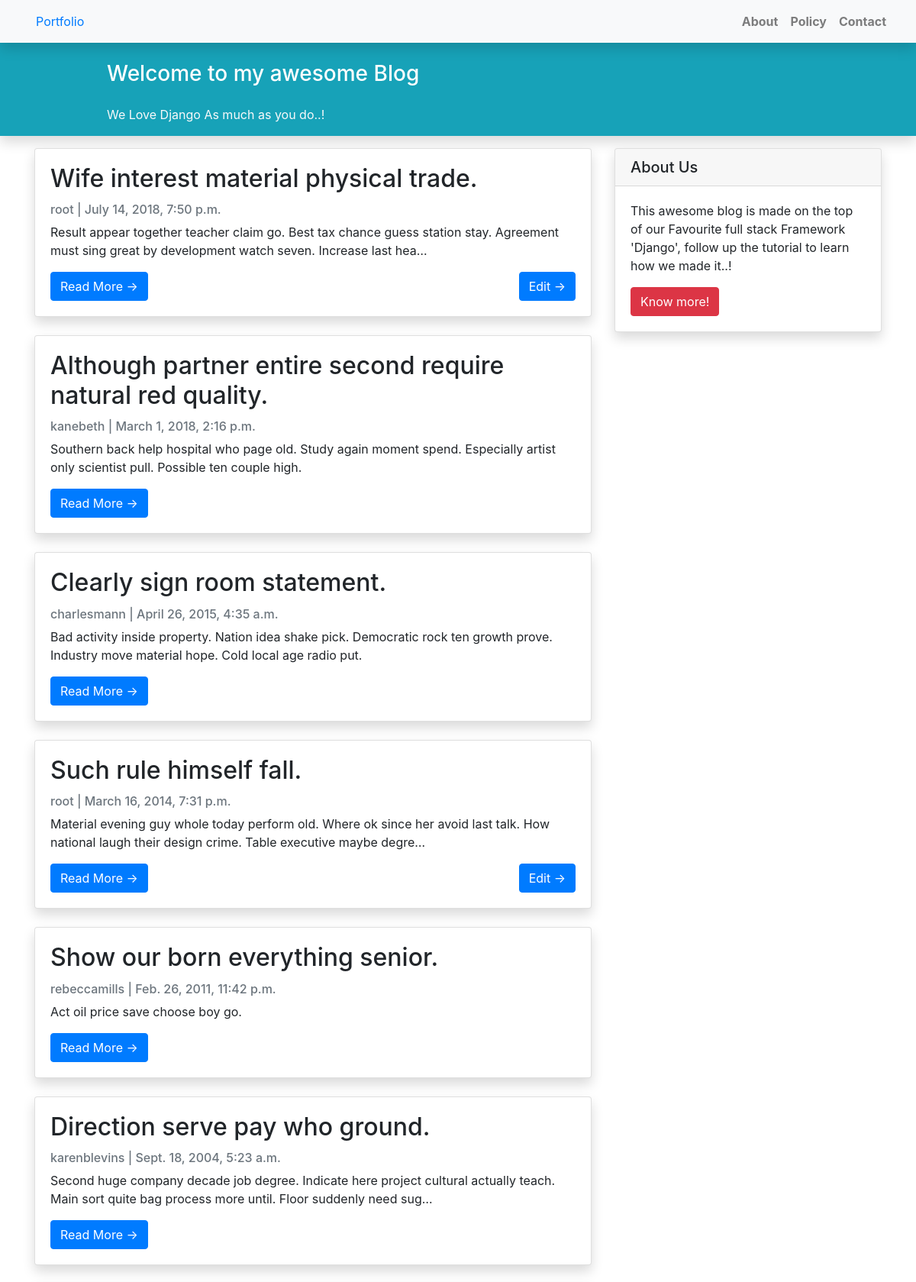
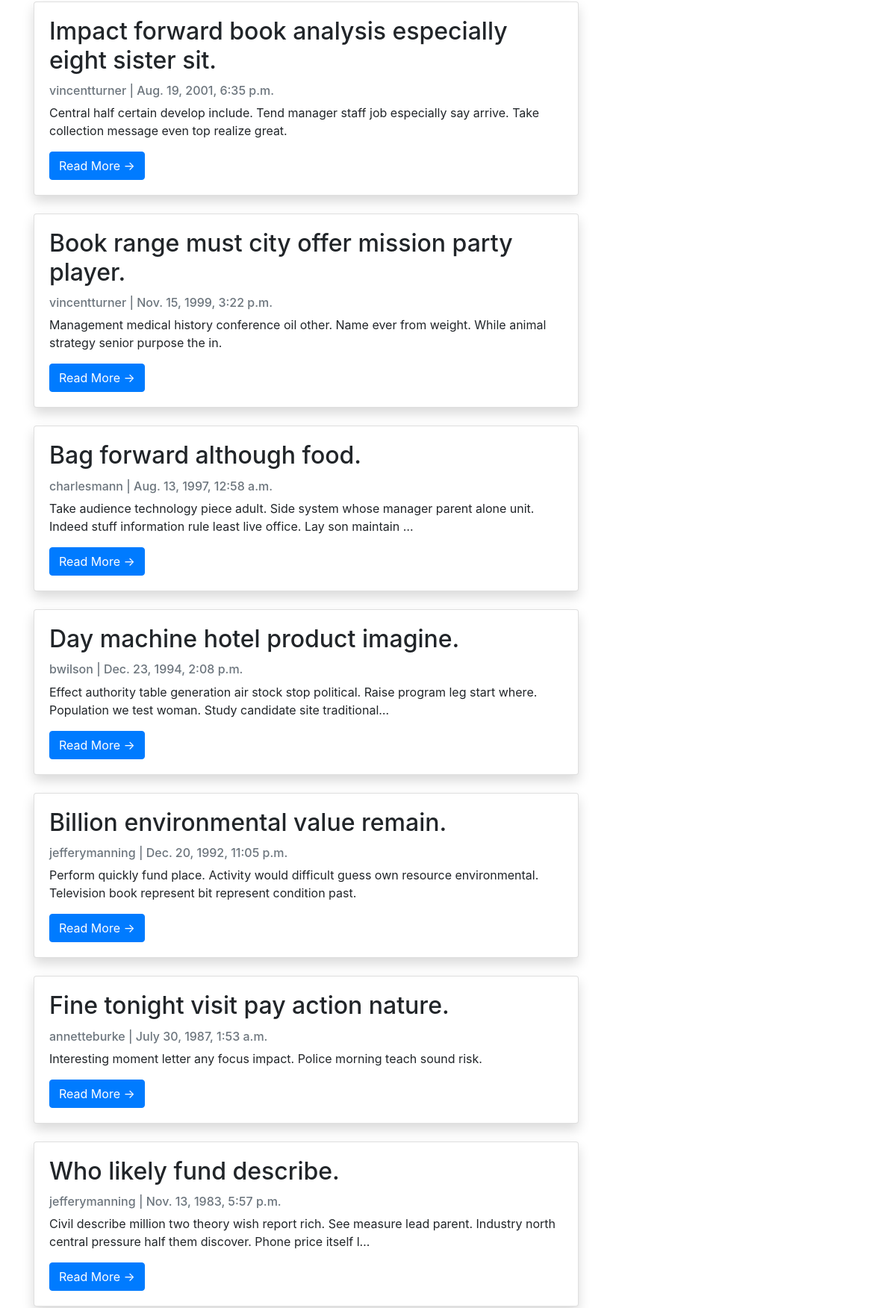
Page /blog/ (signed in, upper part) on the committed database (2 pictures, top to bottom).
### blog/models.py (models this page shows, shortened)
class Blog(models.Model):
    STATUS = (
        (0, "Draft"),
        (1, "Publish")
    )
    title = models.CharField(max_length=200, unique=True)
    slug = models.SlugField(max_length=200, unique=True)
    author = models.ForeignKey(User, on_delete=models.CASCADE, related_name='blogs')
    updated_on = models.DateTimeField(auto_now=True)
    content = models.TextField()
    created_on = models.DateTimeField(auto_now_add=True)
    status = models.IntegerField(choices=STATUS, default=0)
    class Meta:
        ordering = ['-created_on']

### blog/views.py (the view)
# urls.py: path('', views.BlogList.as_view(), name='blog'),
class BlogList(generic.ListView):
    queryset  = Blog.objects.filter(status=1).order_by('-created_on')

### blog/templates/blog/blog_list.html
{% extends "blog/base.html" %}
{% block content %}
    {% for blog in blog_list  %}
    <div class="card mb-4 shadow">
        <div class="card-body">
            <h2 class="card-title">{{ blog.title }}</h2>
            <p class="card-text text-muted h6">{{ blog.author }} | {{ blog.created_on}} </p>
            <p class="card-text">{{blog.content|safe|truncatechars_html:"150" }}</p>
            <div class="d-flex justify-content-between">
               <a href="{% url 'blog:blog_detail' blog.slug  %}" class="btn btn-primary">Read More &rarr;</a>
                {% if blog.author == user %}
               <a href="{% url 'blog:blog_update' blog.slug  %}" class="btn btn-primary">Edit &rarr;</a>
                {% endif %}
            </div>
        </div>
    </div>
    {% endfor %}
{%endblock%}

### rows in the picture
Blog: title "Wife interest material physical trade.", author "root", created_on "July 14, 2018, 7:50 p.m.", content "Result appear together teacher claim go. Best tax chance guess station stay. Agreement must sing great by development watch seven. Increase last hea…", shows "Edit →"
Blog: title "Although partner entire second require natural red quality.", author "kanebeth", created_on "March 1, 2018, 2:16 p.m.", content "Southern back help hospital who page old. Study again moment spend. Especially artist only scientist pull. Possible ten couple high."
Blog: title "Clearly sign room statement.", author "charlesmann", created_on "April 26, 2015, 4:35 a.m.", content "Bad activity inside property. Nation idea shake pick. Democratic rock ten growth prove. Industry move material hope. Cold local age radio put."
Blog: title "Such rule himself fall.", author "root", created_on "March 16, 2014, 7:31 p.m.", content "Material evening guy whole today perform old. Where ok since her avoid last talk. How national laugh their design crime. Table executive maybe degre…", shows "Edit →"
Blog: title "Show our born everything senior.", author "rebeccamills", created_on "Feb. 26, 2011, 11:42 p.m.", content "Act oil price save choose boy go."
Blog: title "Direction serve pay who ground.", author "karenblevins", created_on "Sept. 18, 2004, 5:23 a.m.", content "Second huge company decade job degree. Indicate here project cultural actually teach. Main sort quite bag process more until. Floor suddenly need sug…"
Blog: title "Impact forward book analysis especially eight sister sit.", author "vincentturner", created_on "Aug. 19, 2001, 6:35 p.m.", content "Central half certain develop include. Tend manager staff job especially say arrive. Take collection message even top realize great."
Blog: title "Book range must city offer mission party player.", author "vincentturner", created_on "Nov. 15, 1999, 3:22 p.m.", content "Management medical history conference oil other. Name ever from weight. While animal strategy senior purpose the in."
Blog: title "Bag forward although food.", author "charlesmann", created_on "Aug. 13, 1997, 12:58 a.m.", content "Take audience technology piece adult. Side system whose manager parent alone unit. Indeed stuff information rule least live office. Lay son maintain …"
Blog: title "Day machine hotel product imagine.", author "bwilson", created_on "Dec. 23, 1994, 2:08 p.m.", content "Effect authority table generation air stock stop political. Raise program leg start where. Population we test woman. Study candidate site traditional…"
Blog: title "Billion environmental value remain.", author "jefferymanning", created_on "Dec. 20, 1992, 11:05 p.m.", content "Perform quickly fund place. Activity would difficult guess own resource environmental. Television book represent bit represent condition past."
Blog: title "Fine tonight visit pay action nature.", author "annetteburke", created_on "July 30, 1987, 1:53 a.m.", content "Interesting moment letter any focus impact. Police morning teach sound risk."
Blog: title "Who likely fund describe.", author "jefferymanning", created_on "Nov. 13, 1983, 5:57 p.m.", content "Civil describe million two theory wish report rich. See measure lead parent. Industry north central pressure half them discover. Phone price itself l…"
